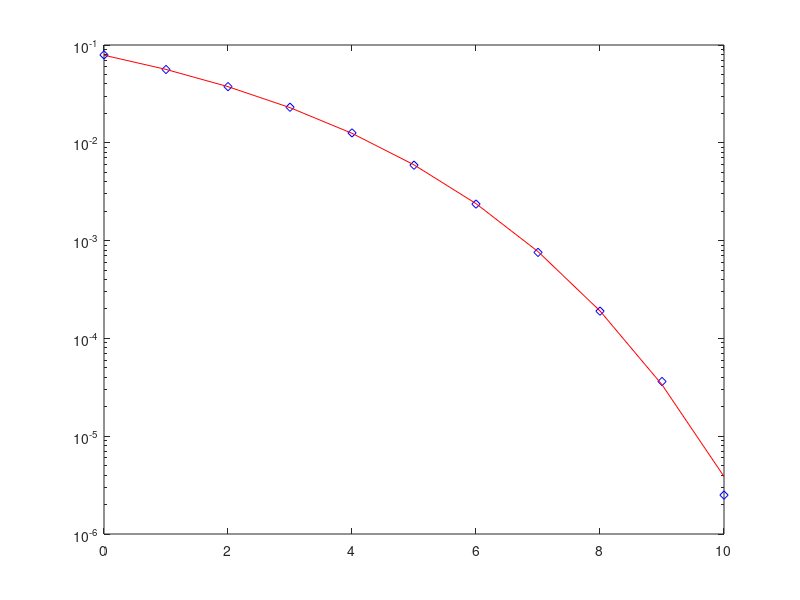
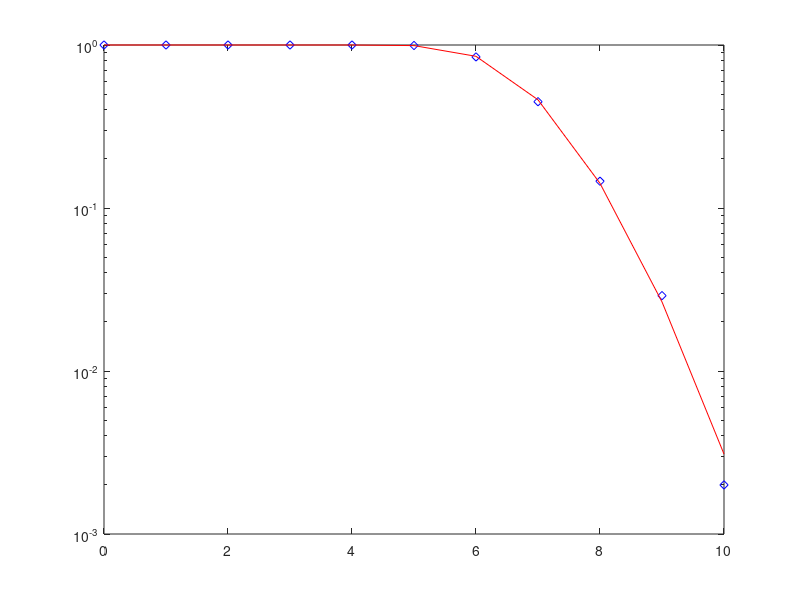

These figures' MATLAB source, in order:
% Complex Baseband BPSK Model
% AWGN Channel
% T. O'Farrell
% 2021.03.05

% Aim: to model BPSK in awgn

%initialisation
clc % clears the screen
clear all % clears all variables
randn('seed',0); % sets a seed for randn generator

% Variable parameters
EbN0SdB=[0,1,2,3,4,5,6,7,8,9,10]; % initialise the EbN0 loop for simulation
EbN0TdB=[0,1,2,3,4,5,6,7,8,9,10]; % initialise the EbN0 loop for theory
PkLenBytes=100; % initialise the packet length in bytes
PkNum=1000; % initialise the number of packets to be transmitted
S=1; % initialise the transmit signal power

% Derived Parameters
PkLenBits=8*PkLenBytes; % data packet length in bits (convert from bytes to bits)
TxSignalLen=PkLenBits; % number of modulation symbols per packet

% EbN0 loop
for EbN0SIndex=1:length(EbN0SdB)

    % Loop derived parameters
    EbN0S=10^(EbN0SdB(EbN0SIndex)/10); % set EbN0 value for simulation
    StDev=sqrt(S/EbN0S); % set the noise standard deviation for calibration
    
% Pk Loop
    for PkIndex=1:PkNum
    
        % Transmitter
        TxData=rand(PkLenBits,1)>0.5; % generate the binary data
        TxSymbol=2*TxData-1; % BPSK data modulation
        
        % Complex baseband noise vector
        noise=StDev*(randn(TxSignalLen,1)+1i*randn(TxSignalLen,1))/sqrt(2);
        
        % Received signal vector
        h=1;
        %         h=(randn+1i*randn);
        RxSymbol=h*TxSymbol + noise; % add noise to transmit signal
        
        % Receiver
        RxData=real(RxSymbol/h)>0; % zero threshold detection

        %Ber measurement
        %XOR compares transmitted and received data and sum adds up all the
        %errors 
        BitErrors(PkIndex)=sum(xor(TxData,RxData));
        PkErrors(PkIndex)=BitErrors(PkIndex)>0; %BLER
        
    end
    
    % Calculate error rates
    % XOR 
    ber(EbN0SIndex)=sum(BitErrors)/(PkNum*PkLenBits);
    per(EbN0SIndex)=sum(PkErrors)/PkNum;
end

% Theoretical BER and PER
for EbN0TIndex=1:length(EbN0TdB)
    EbN0T=10^(EbN0TdB(EbN0TIndex)/10); % set EbN0 value for theory
    tber(EbN0TIndex)=erfc(sqrt(EbN0T))/2; % theoretical BPSK BER performance
    tper(EbN0TIndex)=1-(1-tber(EbN0TIndex))^PkLenBits; % theoretical BPSK PER performance
end
    
% Plot results
figure
semilogy(EbN0SdB,ber,'bd');
hold
semilogy(EbN0TdB,tber,'r-');
figure
semilogy(EbN0SdB,per,'bd');
hold
semilogy(EbN0TdB,tper,'r-');



% figure
% pwelch(TxSymbol,[], [], [], 1, 'centered');
% title('PSD of the Signal using pwelch');
% xlabel('Normalized Frequency');
% ylabel('Power Spectral Density (dB/Hz)');
